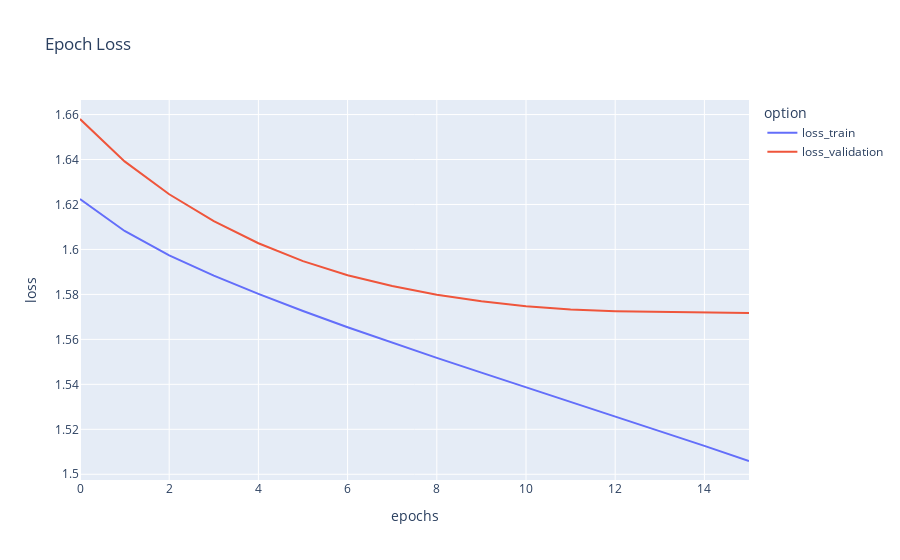

Notebook code for this chart:
### Code cell
metrics_df = plot_graph("loss")
metrics_df.plot(title="Epoch Loss", labels=dict(index="epochs", value="loss", variable="option"))

### Figure 1 — Plotly figure (JSON) as saved in the notebook; plotly's stock layout.template omitted (floating-point values rounded to 4 significant figures)
{"data": [{"hovertemplate": "option=loss_train<br>epochs=%{x}<br>loss=%{y}<extra></extra>", "legendgroup": "loss_train", "line": {"color": "#636efa", "dash": "solid"}, "mode": "lines", "name": "loss_train", "orientation": "v", "showlegend": true, "type": "scatter", "x": [0, 1, 2, 3, 4, 5, 6, 7, 8, 9, 10, 11, 12, 13, 14, 15], "xaxis": "x", "y": [1.622, 1.608, 1.597, 1.588, 1.58, 1.573, 1.565, 1.558, 1.552, 1.545, 1.539, 1.532, 1.526, 1.519, 1.513, 1.506], "yaxis": "y"}, {"hovertemplate": "option=loss_validation<br>epochs=%{x}<br>loss=%{y}<extra></extra>", "legendgroup": "loss_validation", "line": {"color": "#EF553B", "dash": "solid"}, "mode": "lines", "name": "loss_validation", "orientation": "v", "showlegend": true, "type": "scatter", "x": [0, 1, 2, 3, 4, 5, 6, 7, 8, 9, 10, 11, 12, 13, 14, 15], "xaxis": "x", "y": [1.658, 1.639, 1.625, 1.613, 1.603, 1.595, 1.589, 1.584, 1.58, 1.577, 1.575, 1.573, 1.573, 1.572, 1.572, 1.572], "yaxis": "y"}], "layout": {"legend": {"title": {"text": "option"}, "tracegroupgap": 0}, "title": {"text": "Epoch Loss"}, "xaxis": {"anchor": "y", "domain": [0, 1], "title": {"text": "epochs"}}, "yaxis": {"anchor": "x", "domain": [0, 1], "title": {"text": "loss"}}}}
